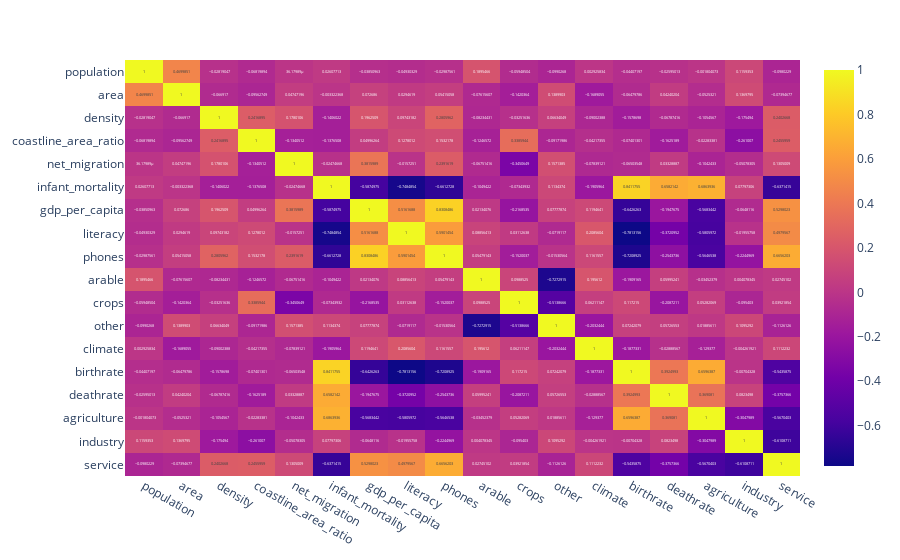

The cell this chart's notebook holds for it:
### Markdown cell above
> Understanding the correlation

### Code cell
fig = px.imshow(data.corr(),text_auto=True, aspect="auto")
fig.show()

### Figure 1 — Plotly figure (JSON) as saved in the notebook; plotly's stock layout.template omitted (floating-point values rounded to 4 significant figures; data arrays with more than 128 entries replaced by an {"elided": "..."} marker saying what was removed)
{"data": [{"coloraxis": "coloraxis", "hovertemplate": "x: %{x}<br>y: %{y}<br>color: %{z}<extra></extra>", "name": "0", "texttemplate": "%{z}", "type": "heatmap", "x": ["population", "area", "density", "coastline_area_ratio", "net_migration", "infant_mortality", "gdp_per_capita", "literacy", "phones", "arable", "crops", "other", "climate", "birthrate", "deathrate", "agriculture", "industry", "service"], "xaxis": "x", "y": ["population", "area", "density", "coastline_area_ratio", "net_migration", "infant_mortality", "gdp_per_capita", "literacy", "phones", "arable", "crops", "other", "climate", "birthrate", "deathrate", "agriculture", "industry", "service"], "yaxis": "y", "z": {"elided": "18x18 float values"}}], "layout": {"coloraxis": {"colorscale": [[0, "#0d0887"], [0.1111, "#46039f"], [0.2222, "#7201a8"], [0.3333, "#9c179e"], [0.4444, "#bd3786"], [0.5556, "#d8576b"], [0.6667, "#ed7953"], [0.7778, "#fb9f3a"], [0.8889, "#fdca26"], [1, "#f0f921"]]}, "margin": {"t": 60}, "xaxis": {"anchor": "y", "domain": [0, 1]}, "yaxis": {"anchor": "x", "autorange": "reversed", "domain": [0, 1]}}}
